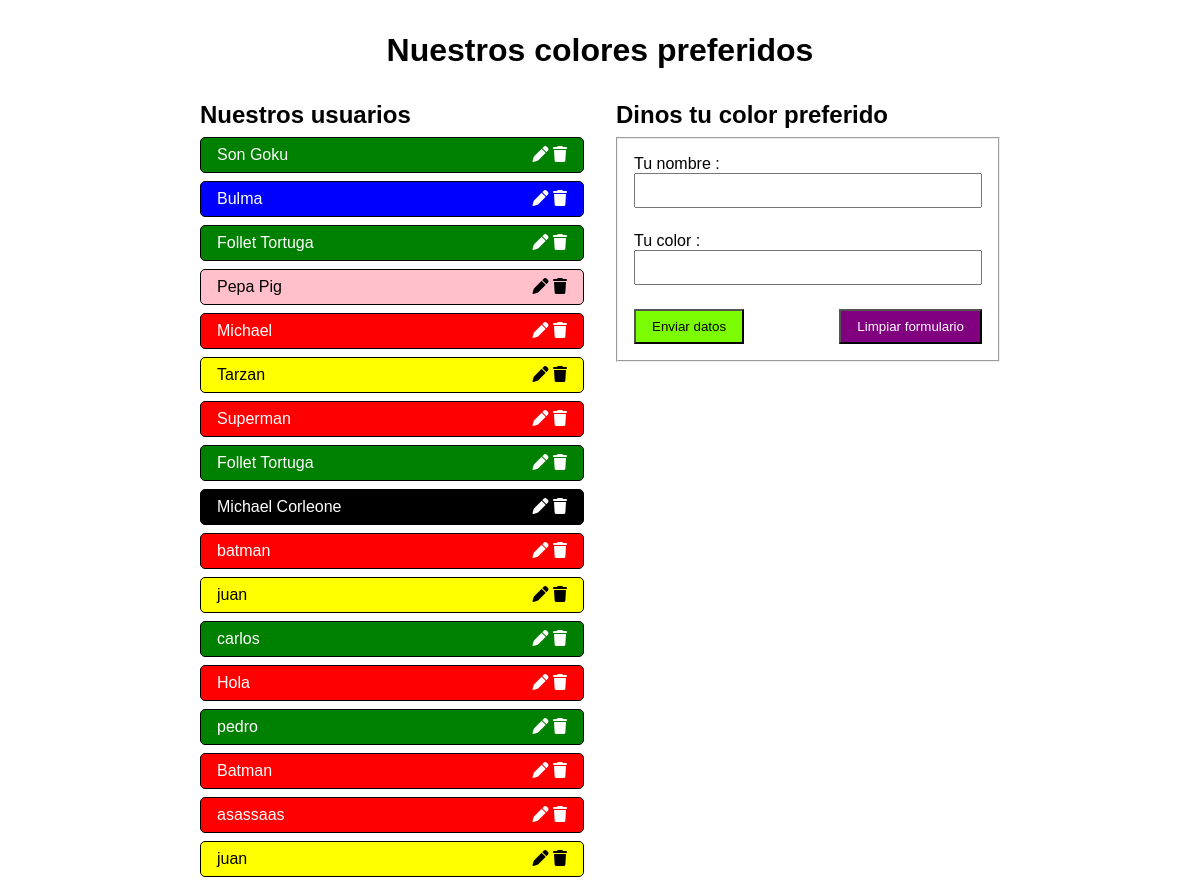
The page /01_php_basico/07_BD_PDO/index.php on the database its author committed.
### tables this page shows
CREATE TABLE `colores` (
  `id_color` int NOT NULL AUTO_INCREMENT,
  `usuario` varchar(50) NOT NULL,
  `color` varchar(55) NOT NULL,
  `id_usuario` int NOT NULL DEFAULT '1',
  PRIMARY KEY (`id_color`)
);

### 01_php_basico/07_BD_PDO/index.php (the view, shortened to what this page needs)
<?php
require_once 'conexion.php';
$select = "SELECT * FROM colores;";
$preparacion = $conn->prepare($select);
$preparacion->execute();
$array_filas = $preparacion->fetchAll();
?>
<!DOCTYPE html>
<html lang="es">
<head>
    <link rel="stylesheet" href="https://cdnjs.cloudflare.com/ajax/libs/font-awesome/6.7.2/css/all.min.css" />
    <link rel="stylesheet" href="css/style.css">
</head>
<body>
    <header>
        <h1>Nuestros colores preferidos</h1>
    </header>
    <main>
        <section>
            <h2>Nuestros usuarios</h2>
            <?php foreach ($array_filas as $fila) : ?>
                <?php
                $color = "white";
                $arrayLetrasOscuras = ['white', 'yellow', 'pink', 'grey'];
                if (in_array($fila['color'], $arrayLetrasOscuras)) {
                    $color = "black";
                }
                ?>
                <div class="items" style="background-color: <?= $fila['color'] ?>; color: <?= $color ?>;">
                    <p>
                        <?= htmlspecialchars($fila['usuario'], ENT_QUOTES, 'UTF-8') ?>
                    </p>
                    <span>
                        <a href="index.php?id=<?= $fila['id_color'] ?>&user=<?= $fila['usuario'] ?>&color=<?= $fila['color'] ?>"><i class="fa-solid fa-pen"></i></a>
                        <a href="delete.php?id=<?= $fila['id_color'] ?>"><i class="fa-solid fa-trash"></i></a>
                    </span>
                </div>
            <?php endforeach ?>
        </section>
        <section>
            <?php if ($_GET): ?>
                <h2>Modifica tus datos</h2>
                <form action="update.php" method="post">
                    <fieldset>
                        <input type="text" name="id" id="id" value="<?= $_GET['id'] ?>" hidden>
                        <div>
                            <label for="usuario">Tu nombre : </label>
                            <input type="text" name="usuario" id="usuario" value="<?= $_GET['user'] ?>">
                        </div>
                        <div>
                            <label for="color">Tu color : </label>
                            <input type="text" name="color" id="color" value="<?= $claveEncontrada ?>">
                        </div>
                        <div>
                            <button type="submit">Enviar datos</button>
                            <button type="reset">Limpiar formulario</button>
                        </div>
                    </fieldset>
                </form>
            <?php else: ?>
                <h2>Dinos tu color preferido</h2>
                    <form name="formInsert">
                <fieldset>
                    <div>
                        <label for="usuario">Tu nombre : </label>
                        <input type="text" name="usuario" id="usuario">
                    </div>
                    <div>
                        <label for="color">Tu color : </label>
                        <input type="text" name="color" id="color">
                    </div>
                    <div>
                        <button type="submit">Enviar datos</button>
                        <button type="reset">Limpiar formulario</button>
                    </div>
                </fieldset>
                </form>
            <?php endif; ?>
        </section>
    </main>
</body>
</html>

### 01_php_basico/07_BD_PDO/css/style.css (style rules this page uses)
* { margin: 0; padding: 0; box-sizing: border-box; font-family: Arial, Helvetica, sans-serif; }
h1 { text-align: center; margin: 2rem 0; }

### rows shown on the page
colores: usuario "Son Goku"
colores: usuario "Bulma"
colores: usuario "Follet Tortuga"
colores: usuario "Pepa Pig"
colores: usuario "Michael"
colores: usuario "Tarzan"
colores: usuario "Superman"
colores: usuario "Follet Tortuga"
colores: usuario "Michael Corleone"
colores: usuario "batman"
colores: usuario "juan"
colores: usuario "carlos"
colores: usuario "Hola"
colores: usuario "pedro"
colores: usuario "Batman"
colores: usuario "asassaas"
colores: usuario "juan"
